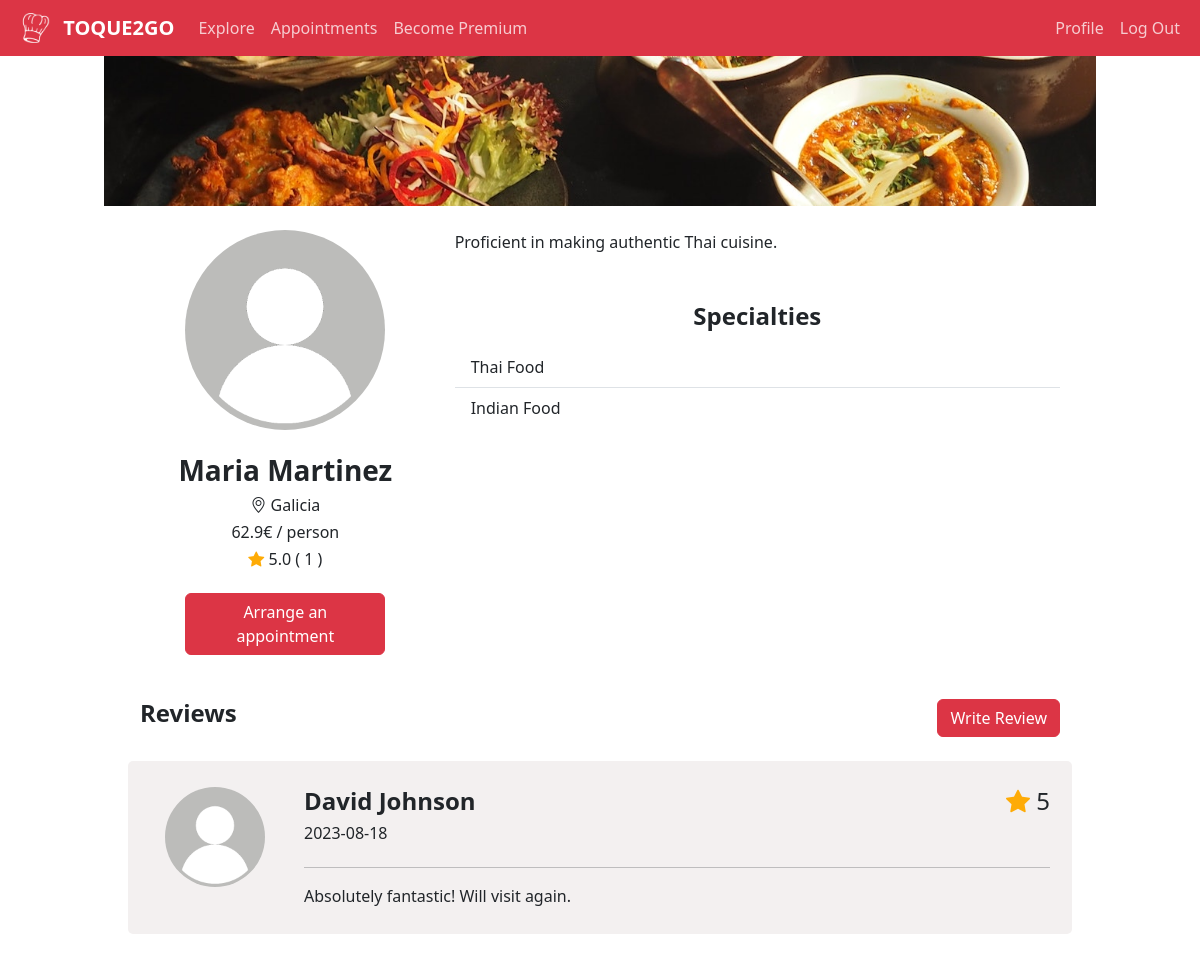
/profile/17 (signed in), run on the app's committed database.
### tables this page shows
CREATE TABLE 'users' ('id' INTEGER PRIMARY KEY AUTOINCREMENT NOT NULL, 'email' TEXT NOT NULL, 'name' TEXT NOT NULL, 'surname' TEXT NOT NULL, 'hash' TEXT NOT NULL,'location' TEXT NOT NULL, 'profile' TEXT NOT NULL DEFAULT 'default', 'banner' TEXT NOT NULL DEFAULT 'default', 'membership' TEXT NOT NULL DEFAULT 'free', 'role' TEXT NOT NULL DEFAULT 'client');

CREATE TABLE 'chefs' ('id' INTEGER PRIMARY KEY AUTOINCREMENT NOT NULL, 'user_id' INTEGER NOT NULL, 'type' TEXT NOT NULL, 'cost' NUMERIC NOT NULL, 'information' TEXT NOT NULL);

CREATE TABLE 'reviews' ('id' INTEGER PRIMARY KEY AUTOINCREMENT NOT NULL, 'writer_id' INTEGER NOT NULL, 'user_id' INTEGER NOT NULL, 'rating' NUMERIC NOT NULL, 'text' TEXT NOT NULL, 'date' DATETIME NOT NULL);

### app.py (the view)
@app.route("/profile/<id>")
def profile(id):
    info = checkUserInfo()
    isReviewAlreadyWritten = reviewAlreadyWritten(id)
    userInfo = db.execute("SELECT * FROM users WHERE id = ?", id)
    try:
        userInfo[0]
    except:
        return render_template("profile.html", info=info, isReviewAlreadyWritten=isReviewAlreadyWritten, error="User does not exist")
    profileInfo = {
        "id": userInfo[0]["id"],
        "name" : userInfo[0]["name"],
        "surname" : userInfo[0]["surname"],
        "location" : userInfo[0]["location"],
        "photo": userInfo[0]["profile"],
        "banner": userInfo[0]["banner"]
    }
    chefInfo = db.execute("SELECT * from users JOIN chefs ON users.id == chefs.user_id WHERE users.id == ?", id)
    try:
        chefInfo[0]
    except:
        return render_template("profile.html", info=info, isReviewAlreadyWritten=isReviewAlreadyWritten, profileInfo=profileInfo)
    types = map(lambda x:x["type"], chefInfo)
    chefInfo = {
        "information" : chefInfo[0]["information"],
        "cost" : chefInfo[0]["cost"],
        "types" : types
    }
    reviews = getReviewsFromUser(id)
    score = getScore(id)
    return render_template("profile.html", info=info, profileInfo=profileInfo, isReviewAlreadyWritten=isReviewAlreadyWritten, reviews=reviews, score=score, chefInfo=chefInfo)

### app.py (called while the page is built)
def checkUserInfo():
    info = {}
    if session:
        userInfo = db.execute("SELECT * FROM users WHERE id = ?", session["user_id"])
        info["id"] = session["user_id"]
        info["isPremium"] = userInfo[0]["membership"] == "premium"
        info["isAdmin"] = userInfo[0]["role"] == "admin"
        info["isChef"] = len(db.execute("SELECT id FROM users WHERE id = ? AND id IN (SELECT DISTINCT user_id FROM chefs)", session["user_id"])) != 0
    else:
        info["id"] = 0
        info["isPremium"] = False
        info["isAdmin"] = False
        info["isChef"] = False
    return info

def getReviewsFromUser(id):
    reviews = db.execute("SELECT * FROM reviews JOIN users ON reviews.writer_id == users.id WHERE reviews.user_id = ? ORDER BY reviews.date", id)
    try:
        reviews[0]
        return reviews
    except:
        return("No reviews")

def getScore(id):
    score = {
        "average" : db.execute("SELECT AVG(rating) FROM reviews JOIN users ON reviews.writer_id == users.id WHERE reviews.user_id = ?", id)[0]["AVG(rating)"],
        "number" :  db.execute("SELECT COUNT(rating) FROM reviews JOIN users ON reviews.writer_id == users.id WHERE reviews.user_id = ?", id)[0]["COUNT(rating)"]
    }
    return score

def reviewAlreadyWritten(id):
    reviews = db.execute("SELECT * FROM reviews JOIN users ON reviews.writer_id == users.id WHERE reviews.user_id = ? AND reviews.writer_id = ?", id, session["user_id"])
    try:
        reviews[0]
        return True
    except:
        return False

@app.after_request
def after_request(response):
    response.headers["Cache-Control"] = "no-cache, no-store, must-revalidate"
    response.headers["Expires"] = 0
    response.headers["Pragma"] = "no-cache"
    return response

### templates/profile.html (shortened to what this page needs)
{% extends "layout.html" %}
{% block main %}
    {% if error %}
      <div class="container-lg my-5">
          <div class="alert alert-danger alert-dismissible fade show" role="alert">
              <strong>Error: </strong>{{ error }}
              <button type="button" class="btn-close" data-bs-dismiss="alert" aria-label="Close"></button>
          </div>
      </div>
    {% else %}
      <div class="container-lg">
        <img id="banner" src="{{ profileInfo["banner"] }}" class="img-fluid w-100" alt="banner">
        <div class="row m-4">
            {% if chefInfo %}
                <div class="col-md-4">
                    <img id="profile" src="{{ profileInfo["photo"] }}" alt="profile">
                    <div class="text-center my-4">
                        <h3 style="font-weight: bold">{{ profileInfo["name"] }} {{ profileInfo["surname"] }}</3>
                        <h6><i class="bi bi-geo-alt"></i> {{ profileInfo["location"] }}</h6>
                        <h6>{{ chefInfo["cost"] }}€ / person</h6>
                        <h6><i class="bi bi-star-fill"></i> {{ score["average"] }} ( {{ score["number"] }} )</h6>
                    </div>
                    {% if session["user_id"] == profileInfo["id"] %}
                        <a href="/edit-profile" id="profile-button" class="btn btn-danger">Edit Profile</a>
                    {% else %}
                        <a href="/arrange-appointment/{{ profileInfo["id"] }}" id="profile-button" class="btn btn-danger">Arrange an appointment</a>
                    {% endif %}
                </div>
                <div class="col-md-8">
                    <p id="profile-text" class="mb-5" style="white-space: pre-wrap">{{ chefInfo["information"] }}</p>
                    <h4 class="my-3 text-center" style="font-weight: bold">Specialties</h4>
                    <ul class="list-group list-group-flush">
                        {% for type in chefInfo["types"] %}
                            <li class="list-group-item">{{ type }} Food</li>
                        {% endfor %}
                    </ul>
                </div>
            {% endif %}
        </div>
        {% if chefInfo %}
            <div class="row m-4">
                <div class="d-flex justify-content-between align-middle">
                    <h4 style="font-weight: bold">Reviews</h4>
                    {% if session["user_id"] != profileInfo["id"] and not isReviewAlreadyWritten %}
                        <a href="/reviews/{{ profileInfo["id"] }}" class="btn btn-danger">Write Review</a>
                    {% endif %}
                </div>
            </div>
            {% if reviews != "No reviews"%}
                {% for review in reviews %}
                    <a href="./{{ review["writer_id"] }}" style="text-decoration: none; color: #212529"><div id="review-box" class="row m-4">
                        <div class="col-md-2 py-3">
                            <img id="review-profile" src="{{ review["profile"] }}" alt="review-profile">
                        </div>
                        <div class="col-md-10">
                            <div class="d-flex justify-content-between pt-3">
                                <div>
                                    <h4 style="font-weight: bold">{{ review["name"] }} {{ review["surname"] }}</h4>
                                    <h6>{{ review["date"] }}</h6>
                                </div>
                                <h4><i class="bi bi-star-fill"></i> {{ review["rating"] }}</h4>
                            </div>
                            <hr>
                            <p style="white-space: pre-wrap">{{ review["text"] }}</p>
                        </div>
                    </div></a>
                {% endfor %}
            {% else %}
                <div class="d-flex justify-content-center align-items-center" style="height:100px">
                    <h5 style="color: #dc3545; font-weight: bold">There are no reviews for this chef yet</h5>
                </div>
            {% endif %}
        {% endif %}
      </div>
    {% endif %}
{% endblock %}

### static/styles.css (style rules this page uses)
.carousel-item > img, #banner { min-height: 150px; height: 20vw; object-fit: cover; }
#profile, #review-profile { object-fit: fill; display:block; margin: 0 auto 0 auto; width: 200px; height: 200px; background-color: #bcbcba; border-radius: 50%; }
#review-profile { width: 100px; height: 100px; }
#review-box, #appointments-box, .accordion-button { background-color: #F3F0F0; padding: 10px; border-radius: 5px; }
#profile-button { display: block; margin: 20px auto; width: 200px; }
#banner { height: 150px; }
.container-lg { max-width: 992px; padding: 0; }
.bi-star-fill { color: #feab06; }

### data on the page
users: banner (placeholder picture), photo (placeholder picture), name "Maria", surname "Martinez", location "Galicia"
chefs: cost "62.9", information "Proficient in making authentic Thai cuisine.", type "Thai"
chefs: type "Indian"
reviews: profile (placeholder picture), name "David", surname "Johnson", date "2023-08-18", rating "5", text "Absolutely fantastic! Will visit again."

### other printed values
{{ score["average"] }} "5.0"
{{ score["number"] }} "1"
